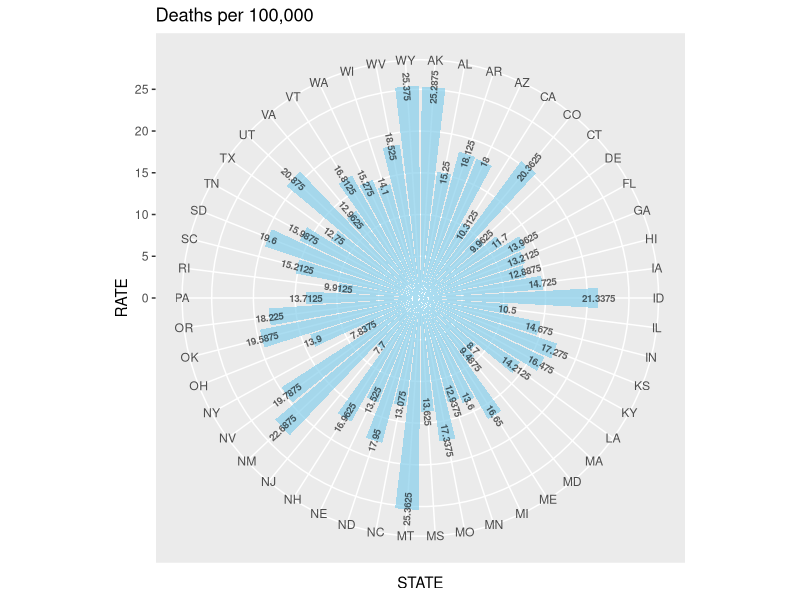

This chart was generated by the following R code:
library(readr)
library(ggplot2)
library(dplyr)
library(tidyverse)

US_data <- read.csv("data/suicide_mortality.csv")

US_data_grp_state <- group_by(US_data, STATE) %>%
  summarize(RATE = mean(RATE))

data <- data.frame(
  id=seq(1,50),
  individual=paste( "STATE", seq(1,50), sep=""),
  value=sample( seq(10,100), 50, replace=T)
)


label_data <- data


number_of_bar <- nrow(label_data)
angle <-  90 - 360 * (label_data$id-0.5) /number_of_bar    


label_data$hjust<-ifelse( angle < -90, 1, 0)

label_data$angle<-ifelse(angle < -90, angle+180, angle)



p <- ggplot(data = US_data_grp_state, aes(x=STATE, y=RATE)) +       
  
  geom_bar(stat="identity", fill=alpha("skyblue", 0.7)) +
  
  ggtitle("Deaths per 100,000")+

  coord_polar(start = 0) +
  
  geom_text(data=US_data_grp_state, aes(x = STATE, y = RATE, label = RATE), color="black", fontface="bold",alpha=0.6, size=2.5, angle= label_data$angle, inherit.aes = FALSE ) 
coord_polar(start = 0)

